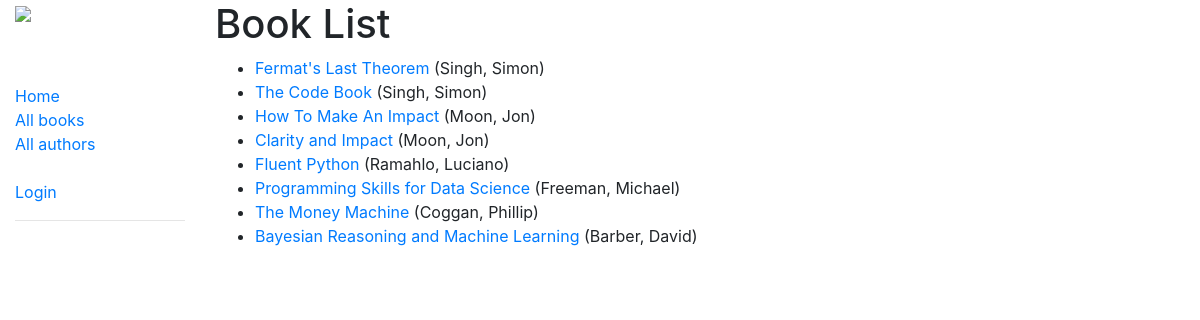
/catalog/books/, run on the app's committed database.
### catalog/models.py (models this page shows, shortened)
class Book(models.Model):
    title = models.CharField(max_length=200)
    author = models.ForeignKey("Author", on_delete=models.SET_NULL, null = True)
    summary = models.TextField(max_length = 1000
            , help_text = "Enter a brief description of the book")
    isbn = models.CharField("ISBN", max_length= 13
            , help_text = '13 character <a href="https://www.isbn-international.org/content/what-isbn">ISBN number</a>')
    genre = models.ManyToManyField(Genre, help_text = "Select a genre for the book")
    language = models.ForeignKey('Language', on_delete = models.SET_NULL, null=True)
    def get_absolute_url(self):
        return reverse('book-detail', args=[str(self.id)])
    def display_genre(self):
        """Create a string for the Genre. This is required to display genre in Admin."""
        return ', '.join(genre.name for genre in self.genre.all()[:3])
    display_genre.short_description = 'Genre'

class Author(models.Model):
    first_name = models.CharField(max_length = 100)
    last_name = models.CharField(max_length = 100)
    date_of_birth = models.DateField(null = True, blank = True)
    date_of_death = models.DateField('died', null = True, blank = True)
    class Meta:
        ordering = ['last_name', 'first_name']
    def __str__(self):
        return f"{self.last_name}, {self.first_name}"

### catalog/views.py (the view)
# urls.py: , path("books/", views.BookListView.as_view(), name='books')
class BookListView(generic.ListView):
    model = Book

### catalog/templates/catalog/book_list.html (shortened to what this page needs)
{% extends "base_generic.html" %}
{% block content %}
  <h1>Book List</h1>
  {% if book_list %}
  <ul>
    {% for book in book_list %}
    <li>
      <a href="{{ book.get_absolute_url }}">{{ book.title }}<a> ({{ book.author }})
    </li>
    {% endfor %}
  </ul>
  {% else %}
    <p>There are no books in the library</p>
  {% endif %}
{% endblock %}

### data on the page
Book: title "Fermat's Last Theorem", author "Singh, Simon"
Book: title "The Code Book", author "Singh, Simon"
Book: title "How To Make An Impact", author "Moon, Jon"
Book: title "Clarity and Impact", author "Moon, Jon"
Book: title "Fluent Python", author "Ramahlo, Luciano"
Book: title "Programming Skills for Data Science", author "Freeman, Michael"
Book: title "The Money Machine", author "Coggan, Phillip"
Book: title "Bayesian Reasoning and Machine Learning", author "Barber, David"
